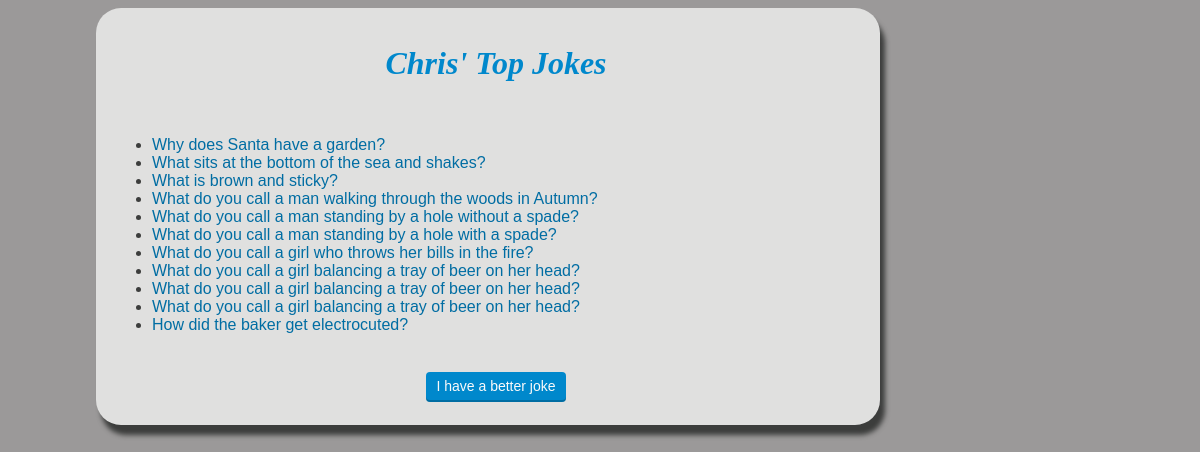
Before: /chrisapp/ with the older database file.
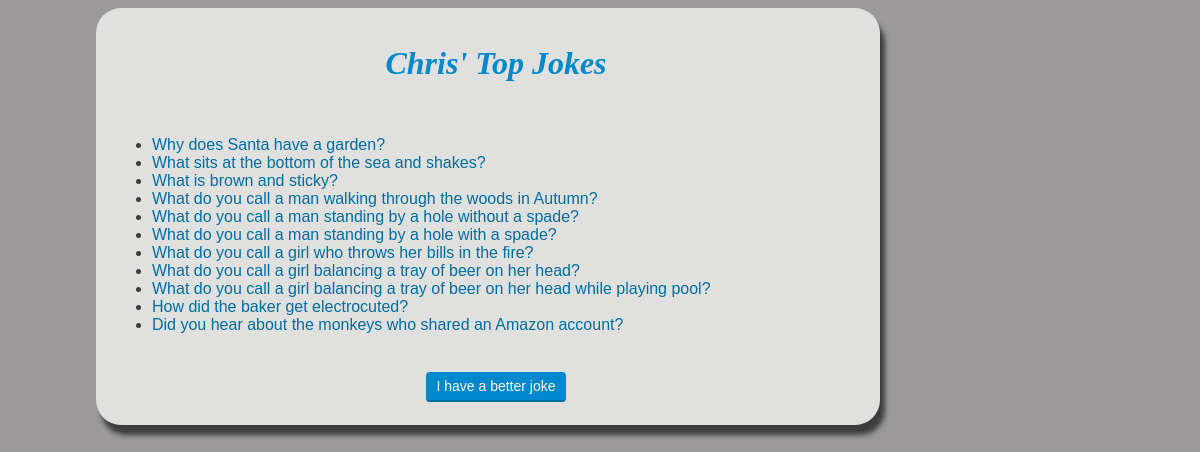
After: the same page with the newer database file.
### chrisapp/models.py (models this page shows, shortened)
class Joke(models.Model):
    joke_text = models.CharField(max_length=200)
    punchline_text = models.CharField(max_length=200)
    likes = models.IntegerField(default=0)

### chrisapp/views.py (the view)
# urls.py: path('', views.index, name='index'),
def index(request):
    joke_list = Joke.objects.order_by('-joke_text')[:50]
    context = {'joke_list': joke_list}
    return render(request, 'chrisapp/index.html', context)

### chrisapp/templates/chrisapp/index.html (shortened to what this page needs)
<!DOCTYPE html PUBLIC "-//W3C//DTD HTML 4.01//EN" "http://www.w3.org/TR/html4/strict.dtd">
{% load static %}
<html>
    <head>
        <link rel="stylesheet" href="{% static 'css/chrisapp.css' %}">
    </head>
    <body>
        <div id="mainBox">
            <div id="siteHeader">
                <h1 class="site">Chris' Top Jokes</h1>
            </div>
            <div>
                {% if joke_list %}
                    <ul>
                    {% for joke in joke_list %}
                        <li><a href="{% url 'detail'  joke_id=joke.id  %}" class="urlPretty">{{ joke.joke_text }}</a>
                        </li>
                    {% endfor %}
                    </ul>
                {% else %}
                    <p>Sorry no jokes are available.</p>
                {% endif %}
            </div>
            <div id="siteFooter">
                <p><a href="{% url 'add' %}" class="btn btn-inline btn-small btn-primary"><span>I have a better joke</span></a></p>
            </div>
        </div>
    </body>
</html>

### chrisapp/static/css/chrisapp.css (style rules this page uses)
body { width: 80%; font-family: Arial,Helvetica,sans-serif; background-color: #9b9999; }
#mainBox { background: #e0e0df none repeat scroll 0% 50%; color: #3c3d3c; margin-left: auto; margin-right: auto; min-height: 80%; width: 80%; box-shadow: 5px 10px 5px; border-radius: 25px; padding-left: 1em; }
#siteHeader { padding-top: 1em; padding-bottom: 1em; }
#siteFooter { text-align: center; font-size: 70%; padding-bottom: 1em; padding-top: 1em; }
h1.site { color: #0088cc; font-family: "Bradley Hand ITC"; font-size: 200%; font-style: italic; font-weight: bold; text-align: center; }
.urlPretty { text-decoration: none; color: #006da3; }
.btn { display: block; text-align: center; cursor: pointer; border: none; height: 40px; padding: 0 14px; border-radius: 5px; -webkit-box-shadow: inset 0 -3px 0 0 rgba(0, 0, 0, 0.15); -moz-box-shadow: inset 0 -3px 0 0 rgba(0, 0, 0, 0.15); box-shadow: inset 0 -3px 0 0 rgba(0, 0, 0, 0.15); font-size: 18px; line-height: 37px; -webkit-transition-property: background-color; -webkit-transition-duration: 0.2s; -webkit-transition-timing-function: linear; -moz-transition-property: background-color; -moz-transition-duration: 0.2s; -moz-transition-timing-function: linear; -ms-transition-property: background-color; -ms-transition-duration: 0.2s; -ms-transition-timing-function: linear; -o-transition-property: background-color; -o-transition-duration: 0.2s; -o-transition-timing-function: linear; transition-property: background-color; transition-duration: 0.2s; transition-timing-function: linear; background: #fafafa; color: #222222; }
.btn.btn-primary, .btn.btn-info, .btn.btn-success, .btn.btn-warning, .btn.btn-danger, .btn.btn-inverse { -webkit-box-shadow: inset 0 -3px 0 0 rgba(0, 0, 0, 0.2); -moz-box-shadow: inset 0 -3px 0 0 rgba(0, 0, 0, 0.2); box-shadow: inset 0 -3px 0 0 rgba(0, 0, 0, 0.2); }
.btn.btn-primary { background: #0088cc; color: #fafafa; }
.btn span { pointer-events: none; }
.btn-small { height: 30px; padding: 0 10px; border-radius: 4px; -webkit-box-shadow: inset 0 -2px 0 0 rgba(0, 0, 0, 0.15); -moz-box-shadow: inset 0 -2px 0 0 rgba(0, 0, 0, 0.15); box-shadow: inset 0 -2px 0 0 rgba(0, 0, 0, 0.15); font-size: 14px; line-height: 28px; text-decoration: none; }
.btn-small.btn-primary, .btn-small.btn-info, .btn-small.btn-success, .btn-small.btn-warning, .btn-small.btn-danger, .btn-small.btn-inverse { -webkit-box-shadow: inset 0 -2px 0 0 rgba(0, 0, 0, 0.2); -moz-box-shadow: inset 0 -2px 0 0 rgba(0, 0, 0, 0.2); box-shadow: inset 0 -2px 0 0 rgba(0, 0, 0, 0.2); }
.btn-inline { display: inline-block; vertical-align: middle; }

Changed rows visible on the page:
removed Joke: joke_text "What do you call a girl balancing a tray of beer on her head?"
removed Joke: joke_text "What do you call a girl balancing a tray of beer on her head?"
added Joke: joke_text "What do you call a girl balancing a tray of beer on her head while playing pool?"
added Joke: joke_text "Did you hear about the monkeys who shared an Amazon account?"
